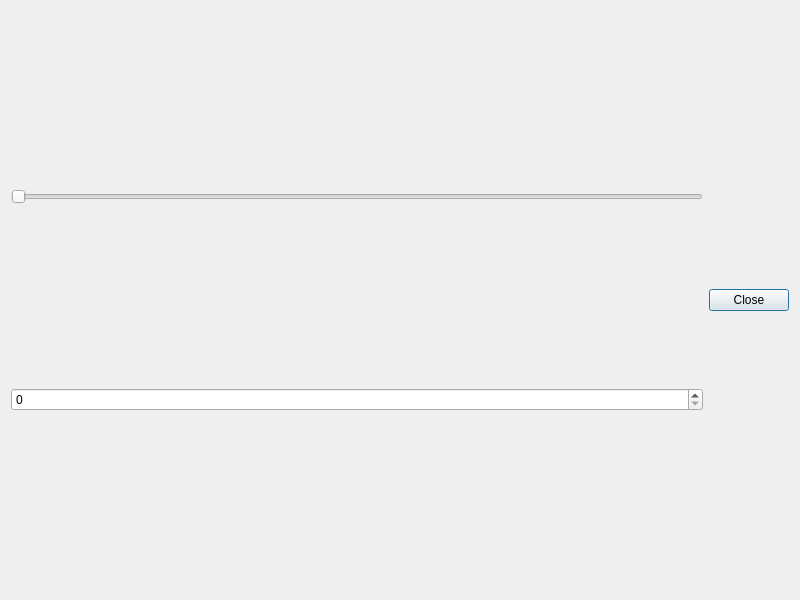
<?xml version="1.0" encoding="UTF-8"?>
<ui version="4.0">
 <class>Dialog</class>
 <widget class="QDialog" name="Dialog">
  <property name="geometry">
   <rect>
    <x>0</x>
    <y>0</y>
    <width>800</width>
    <height>600</height>
   </rect>
  </property>
  <property name="maximumSize">
   <size>
    <width>800</width>
    <height>16777215</height>
   </size>
  </property>
  <property name="windowTitle">
   <string>Dialog</string>
  </property>
  <layout class="QHBoxLayout" name="horizontalLayout">
   <item>
    <layout class="QVBoxLayout" name="verticalLayout">
     <item>
      <widget class="QSlider" name="horizontalSlider">
       <property name="orientation">
        <enum>Qt::Horizontal</enum>
       </property>
      </widget>
     </item>
     <item>
      <widget class="QSpinBox" name="spinBox"/>
     </item>
    </layout>
   </item>
   <item>
    <widget class="QPushButton" name="pushButton">
     <property name="enabled">
      <bool>true</bool>
     </property>
     <property name="maximumSize">
      <size>
       <width>16777215</width>
       <height>16777215</height>
      </size>
     </property>
     <property name="text">
      <string>Close</string>
     </property>
    </widget>
   </item>
  </layout>
 </widget>
 <resources/>
 <connections>
  <connection>
   <sender>horizontalSlider</sender>
   <signal>valueChanged(int)</signal>
   <receiver>spinBox</receiver>
   <slot>setValue(int)</slot>
   <hints>
    <hint type="sourcelabel">
     <x>193</x>
     <y>198</y>
    </hint>
    <hint type="destinationlabel">
     <x>193</x>
     <y>407</y>
    </hint>
   </hints>
  </connection>
  <connection>
   <sender>spinBox</sender>
   <signal>valueChanged(int)</signal>
   <receiver>horizontalSlider</receiver>
   <slot>setValue(int)</slot>
   <hints>
    <hint type="sourcelabel">
     <x>328</x>
     <y>395</y>
    </hint>
    <hint type="destinationlabel">
     <x>330</x>
     <y>196</y>
    </hint>
   </hints>
  </connection>
  <connection>
   <sender>pushButton</sender>
   <signal>clicked()</signal>
   <receiver>Dialog</receiver>
   <slot>close()</slot>
   <hints>
    <hint type="sourcelabel">
     <x>751</x>
     <y>299</y>
    </hint>
    <hint type="destinationlabel">
     <x>399</x>
     <y>299</y>
    </hint>
   </hints>
  </connection>
 </connections>
</ui>
